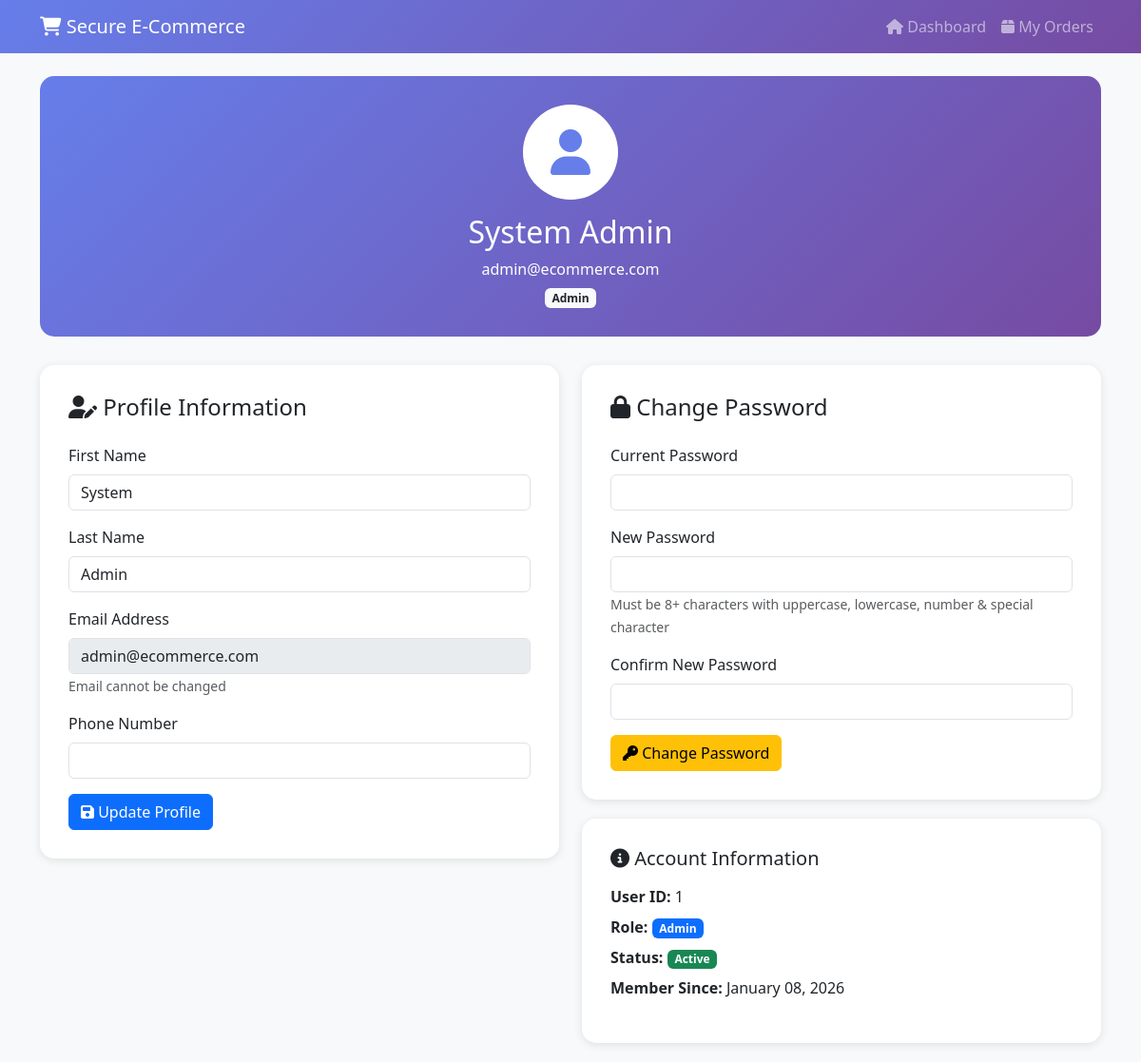
Screenshot of /user/profile.php (signed in) with the database file from the repository.
### tables this page shows
CREATE TABLE users (
    user_id INT AUTO_INCREMENT PRIMARY KEY,
    email VARCHAR(255) UNIQUE NOT NULL,
    password_hash VARCHAR(255) NOT NULL,
    first_name VARCHAR(100) NOT NULL,
    last_name VARCHAR(100) NOT NULL,
    phone VARCHAR(20),
    role ENUM('customer', 'admin') DEFAULT 'customer',
    is_active BOOLEAN DEFAULT TRUE,
    failed_login_attempts INT DEFAULT 0,
    last_failed_login TIMESTAMP NULL,
    account_locked_until TIMESTAMP NULL,
    created_at TIMESTAMP DEFAULT CURRENT_TIMESTAMP,
    updated_at TIMESTAMP DEFAULT CURRENT_TIMESTAMP ON UPDATE CURRENT_TIMESTAMP,
    INDEX idx_email (email),
    INDEX idx_role (role)
);

### user/profile.php (the view, shortened to what this page needs)
<?php
$db = Database::getInstance()->getConnection();
$userId = $_SESSION['user_id'];
$stmt = $db->prepare("SELECT * FROM users WHERE user_id = :user_id");
$stmt->execute([':user_id' => $userId]);
$user = $stmt->fetch();
?>
<!DOCTYPE html>
<html lang="en">
<head>
    <link href="https://cdn.jsdelivr.net/npm/bootstrap@5.3.0/dist/css/bootstrap.min.css" rel="stylesheet">
    <link href="https://cdnjs.cloudflare.com/ajax/libs/font-awesome/6.4.0/css/all.min.css" rel="stylesheet">
</head>
<body>
    <nav class="navbar navbar-expand-lg navbar-dark">
        <div class="container">
            <a class="navbar-brand" href="../dashboard.php">
                <i class="fas fa-shopping-cart"></i> Secure E-Commerce
            </a>
            <div class="navbar-nav ms-auto">
                <a class="nav-link" href="../dashboard.php">
                    <i class="fas fa-home"></i> Dashboard
                </a>
                <a class="nav-link" href="orders.php">
                    <i class="fas fa-box"></i> My Orders
                </a>
            </div>
        </div>
    </nav>
    <div class="container mt-4">
        <div class="profile-header">
            <div class="profile-avatar">
                <i class="fas fa-user"></i>
            </div>
            <h2><?php echo htmlspecialchars($user['first_name'] . ' ' . $user['last_name']); ?></h2>
            <p class="mb-0"><?php echo htmlspecialchars($user['email']); ?></p>
            <span class="badge bg-light text-dark mt-2">
                <?php echo ucfirst($user['role']); ?>
            </span>
        </div>
        <div class="row">
            <div class="col-lg-6">
                <div class="profile-card">
                    <h4 class="mb-4"><i class="fas fa-user-edit"></i> Profile Information</h4>
                    <form method="POST" action="">
                        <div class="mb-3">
                            <label for="first_name" class="form-label">First Name</label>
                            <input
                                type="text"
                                class="form-control"
                                id="first_name"
                                name="first_name"
                                value="<?php echo htmlspecialchars($user['first_name']); ?>"
                                required
                            >
                        </div>
                        <div class="mb-3">
                            <label for="last_name" class="form-label">Last Name</label>
                            <input
                                type="text"
                                class="form-control"
                                id="last_name"
                                name="last_name"
                                value="<?php echo htmlspecialchars($user['last_name']); ?>"
                                required
                            >
                        </div>
                        <div class="mb-3">
                            <label for="email" class="form-label">Email Address</label>
                            <input
                                type="email"
                                class="form-control"
                                id="email"
                                value="<?php echo htmlspecialchars($user['email']); ?>"
                                disabled
                            >
                            <small class="text-muted">Email cannot be changed</small>
                        </div>
                        <div class="mb-3">
                            <label for="phone" class="form-label">Phone Number</label>
                            <input
                                type="tel"
                                class="form-control"
                                id="phone"
                                name="phone"
                                value="<?php echo htmlspecialchars($user['phone'] ?? ''); ?>"
                            >
                        </div>
                        <button type="submit" name="update_profile" class="btn btn-primary">
                            <i class="fas fa-save"></i> Update Profile
                        </button>
                    </form>
                </div>
            </div>
            <div class="col-lg-6">
                <div class="profile-card">
                    <h4 class="mb-4"><i class="fas fa-lock"></i> Change Password</h4>
                    <form method="POST" action="">
                        <div class="mb-3">
                            <label for="current_password" class="form-label">Current Password</label>
                            <input
                                type="password"
                                class="form-control"
                                id="current_password"
                                name="current_password"
                                required
                            >
                        </div>
                        <div class="mb-3">
                            <label for="new_password" class="form-label">New Password</label>
                            <input
                                type="password"
                                class="form-control"
                                id="new_password"
                                name="new_password"
                                required
                            >
                            <small class="text-muted">
                                Must be 8+ characters with uppercase, lowercase, number & special character
                            </small>
                        </div>
                        <div class="mb-3">
                            <label for="confirm_password" class="form-label">Confirm New Password</label>
                            <input
                                type="password"
                                class="form-control"
                                id="confirm_password"
                                name="confirm_password"
                                required
                            >
                        </div>
                        <button type="submit" name="change_password" class="btn btn-warning">
                            <i class="fas fa-key"></i> Change Password
                        </button>
                    </form>
                </div>
                <div class="profile-card">
                    <h5 class="mb-3"><i class="fas fa-info-circle"></i> Account Information</h5>
                    <ul class="list-unstyled">
                        <li class="mb-2">
                            <strong>User ID:</strong> <?php echo $user['user_id']; ?>
                        </li>
                        <li class="mb-2">
                            <strong>Role:</strong>
                            <span class="badge bg-primary"><?php echo ucfirst($user['role']); ?></span>
                        </li>
                        <li class="mb-2">
                            <strong>Status:</strong>
                            <span class="badge bg-<?php echo $user['is_active'] ? 'success' : 'danger'; ?>">
                                <?php echo $user['is_active'] ? 'Active' : 'Inactive'; ?>
                            </span>
                        </li>
                        <li class="mb-2">
                            <strong>Member Since:</strong>
                            <?php echo date('F d, Y', strtotime($user['created_at'])); ?>
                        </li>
                    </ul>
                </div>
            </div>
        </div>
    </div>
</body>
</html>

### user/profile.php (style rules this page uses)
body { background-color: #f8f9fa; }
.navbar { background: linear-gradient(135deg, #667eea 0%, #764ba2 100%); }
.profile-card { background: white; border-radius: 15px; padding: 30px; box-shadow: 0 2px 10px rgba(0,0,0,0.1); margin-bottom: 20px; }
.profile-header { text-align: center; padding: 30px; background: linear-gradient(135deg, #667eea 0%, #764ba2 100%); color: white; border-radius: 15px; margin-bottom: 30px; }
.profile-avatar { width: 100px; height: 100px; background: white; border-radius: 50%; display: flex; align-items: center; justify-content: center; margin: 0 auto 15px; font-size: 3rem; color: #667eea; }

### rows the page displays
users: first_name+last_name "System Admin", email "admin@ecommerce.com", role "Admin", first_name "System", last_name "Admin", user_id "1", created_at "January 08, 2026"
